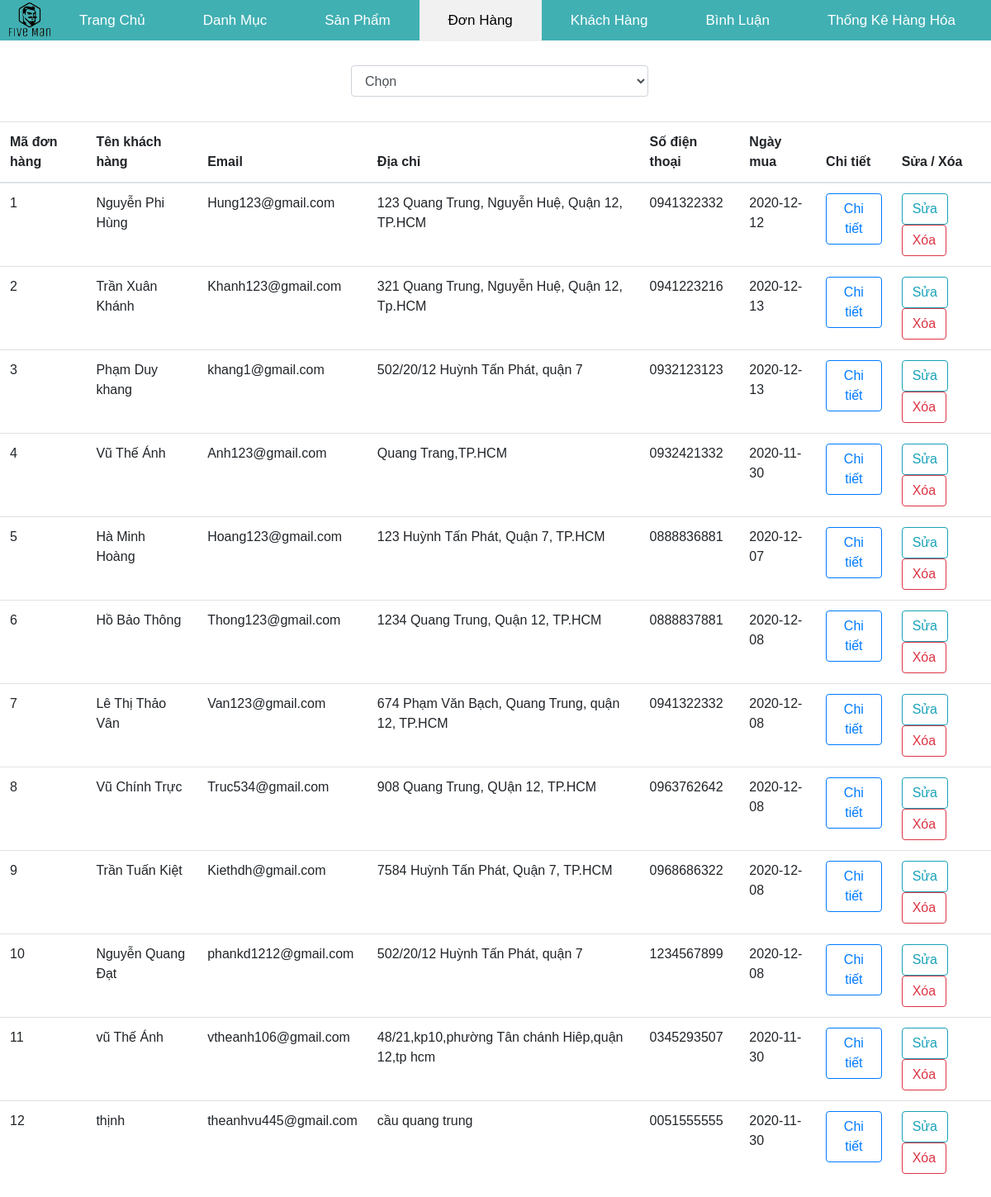
The app's page /module/controller/cart.php (signed in) with its own data.
### tables this page shows
CREATE TABLE `order_pro` (
  `id_dh` int(11) NOT NULL,
  `ten_kh` varchar(50) NOT NULL COMMENT 'tên người đặt hàng',
  `diachi_kh` varchar(255) NOT NULL COMMENT 'địa chỉ',
  `email_kh` varchar(50) NOT NULL COMMENT 'email',
  `sdt_kh` varchar(10) NOT NULL COMMENT 'số diện thoại',
  `ngaymua` date NOT NULL COMMENT 'thời gian đặt hàng',
  `tongtien` int(12) NOT NULL COMMENT 'tổng tiền',
  `id_kh` int(11) NOT NULL COMMENT 'mã khách hàng',
  `ghi_chu` text DEFAULT NULL
);

### module/model/database.php (called while the page is built, shortened)
<?php
    function getConnection(){
        $host='localhost';
        $dbname='laptop1';
        $username='root';
        $password='';
        $options = array(PDO::MYSQL_ATTR_INIT_COMMAND => "SET NAMES utf8",
        PDO::ATTR_ERRMODE => PDO::ERRMODE_EXCEPTION);
        $dbh=new PDO('mysql:host='.$host.';
            dbname='.$dbname,$username,$password,$options);
        return $dbh;
    }
    function query($sql)
    {
        $connect=getConnection();
        $result=$connect->query($sql);
        return $result;
    }
?>

### module/model/cart.php (called while the page is built, shortened)
<?php
    include_once('database.php');
        function getAllCart()
        {
            $sql="SELECT * from order_pro";
            return query($sql);
        }
?>

### module/view/cart/cart.php (the view, shortened to what this page needs)
<!DOCTYPE html>
<html lang="en">
<head>
</head>
<body>
<?php
    include_once('../controller/index.php');
?>
<center>
    <div class="search" style="width: 55%; padding: 20px 0px 30px 10px;">
        <form>
            <div class= "form-group-select">
                <div class= "title_select">
                    <select class="form-control " onchange="location = this.value;" style = "width: 90%;">
                            <option>Chọn</option>
                    </select>
                </div>
            </div>
        </form>
    </div>
    <table class = "table table-hover">
        <thead class = "thead">
            <tr>
                <th>Mã đơn hàng</th>
                <th>Tên khách hàng</th>
                <th>Email</th>
                <th>Địa chỉ</th>
                <th>Số điện thoại</th>
                <th>Ngày mua</th>
                <th>Chi tiết</th>
                <th>Sửa / Xóa</th>
            </tr>
        </thead>
        <tbody>
        <?php
            foreach ($cart as $c){
                echo'<tr>
                        <td>'.$c['id_dh'].'</td>
                        <td>'.$c['ten_kh'].'</td>
                        <td>'.$c['email_kh'].'</td>
                        <td>'.$c['diachi_kh'].'</td>
                        <td>'.$c['sdt_kh'].'</td>
                        <td>'.$c['ngaymua'].'</td>
                        <td>
                            <a href="cart.php?ctrl=cart&act=detail&id='.$c['id_dh'].'"><button type="button" class="btn btn-outline-primary">Chi tiết</button></a>
                        </td>
                        <td>
                            <a href="cart.php?ctrl=cart&act=edit&id='.$c['id_dh'].'"><button type="button" class="btn btn-outline-info">Sửa</button></a>
                            <a href="cart.php?ctrl=cart&act=delete&id='.$c['id_dh'].'" class="checkDelete"><button type="button" class="btn btn-outline-danger">Xóa</button></a>
                        </td>
                    </tr>';
            }
        ?>
        </tbody>
    </table>
</center>
</body>
</html>

### public/css/Style4.css (style rules this page uses)
* { margin:0px; padding:0px; font-family:Arial, Helvetica, sans-serif; }
.form-group-select { width: 400px; margin-top: 10px; }

### module/view/cart/cart.php (style rules this page uses)
button { margin-bottom: 10px; }

### records on screen
order_pro: id_dh "1", ten_kh "Nguyễn Phi Hùng", email_kh "Hung123@gmail.com", diachi_kh "123 Quang Trung, Nguyễn Huệ, Quận 12, TP.HCM", sdt_kh "0941322332", ngaymua "2020-12-12"
order_pro: id_dh "2", ten_kh "Trần Xuân Khánh", email_kh "Khanh123@gmail.com", diachi_kh "321 Quang Trung, Nguyễn Huệ, Quận 12, Tp.HCM", sdt_kh "0941223216", ngaymua "2020-12-13"
order_pro: id_dh "3", ten_kh "Phạm Duy khang", email_kh "khang1@gmail.com", diachi_kh "502/20/12 Huỳnh Tấn Phát, quận 7", sdt_kh "0932123123", ngaymua "2020-12-13"
order_pro: id_dh "4", ten_kh "Vũ Thế Ánh", email_kh "Anh123@gmail.com", diachi_kh "Quang Trang,TP.HCM", sdt_kh "0932421332", ngaymua "2020-11-30"
order_pro: id_dh "5", ten_kh "Hà Minh Hoàng", email_kh "Hoang123@gmail.com", diachi_kh "123 Huỳnh Tấn Phát, Quận 7, TP.HCM", sdt_kh "0888836881", ngaymua "2020-12-07"
order_pro: id_dh "6", ten_kh "Hồ Bảo Thông", email_kh "Thong123@gmail.com", diachi_kh "1234 Quang Trung, Quận 12, TP.HCM", sdt_kh "0888837881", ngaymua "2020-12-08"
order_pro: id_dh "7", ten_kh "Lê Thị Thảo Vân", email_kh "Van123@gmail.com", diachi_kh "674 Phạm Văn Bạch, Quang Trung, quận 12, TP.HCM", sdt_kh "0941322332", ngaymua "2020-12-08"
order_pro: id_dh "8", ten_kh "Vũ Chính Trực", email_kh "Truc534@gmail.com", diachi_kh "908 Quang Trung, QUận 12, TP.HCM", sdt_kh "0963762642", ngaymua "2020-12-08"
order_pro: id_dh "9", ten_kh "Trần Tuấn Kiệt", email_kh "Kiethdh@gmail.com", diachi_kh "7584 Huỳnh Tấn Phát, Quận 7, TP.HCM", sdt_kh "0968686322", ngaymua "2020-12-08"
order_pro: id_dh "10", ten_kh "Nguyễn Quang Đạt", email_kh "phankd1212@gmail.com", diachi_kh "502/20/12 Huỳnh Tấn Phát, quận 7", sdt_kh "1234567899", ngaymua "2020-12-08"
order_pro: id_dh "11", ten_kh "vũ Thế Ánh", email_kh "vtheanh106@gmail.com", diachi_kh "48/21,kp10,phường Tân chánh Hiêp,quận 12,tp hcm", sdt_kh "0345293507", ngaymua "2020-11-30"
order_pro: id_dh "12", ten_kh "thịnh", email_kh "theanhvu445@gmail.com", diachi_kh "cầu quang trung", sdt_kh "0051555555", ngaymua "2020-11-30"
